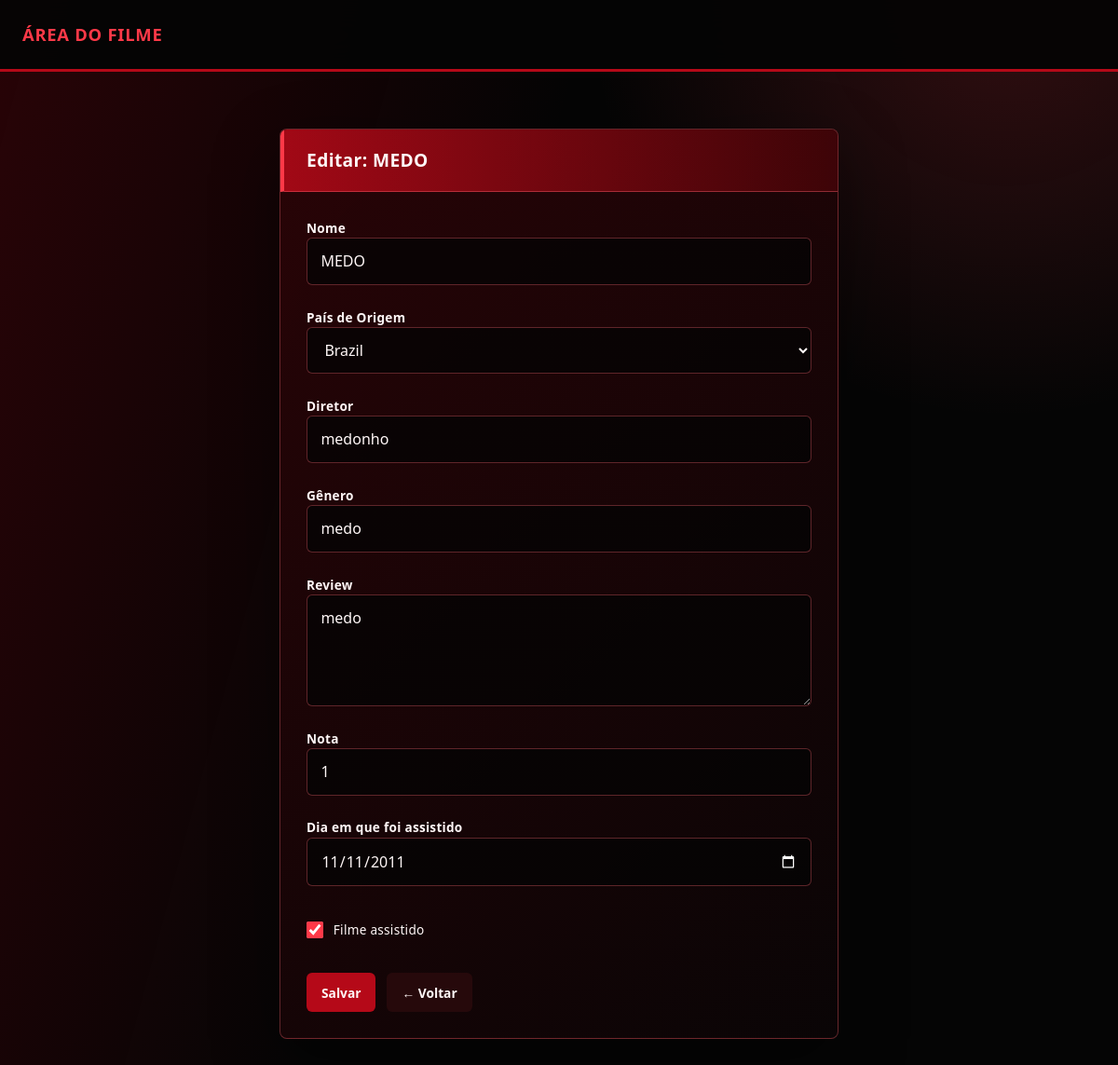
/filme/5/editar/, run on the app's committed database.
### filme/models.py (models this page shows, shortened)
class Filme(models.Model):
    nome = models.CharField(max_length=100)
    review = models.TextField(blank=True)
    nota = models.PositiveSmallIntegerField(
        null=True,
        blank=True,
        validators=[MinValueValidator(1), MaxValueValidator(5)],
    )
    data_assistido = models.DateField(null=True, blank=True)
    assistido = models.BooleanField(default=False)

class FilmeDiretor(models.Model):
    filme = models.OneToOneField(Filme, on_delete=models.CASCADE, related_name='dados_diretor', null=True, blank=True)
    diretor = models.CharField(max_length=100, default='')

class FilmeGenero(models.Model):
    filme = models.OneToOneField(Filme, on_delete=models.CASCADE, related_name='dados_genero', null=True, blank=True)
    genero = models.CharField(max_length=100, default='')

### filme/views.py (the view, shortened to what this page needs)
# urls.py: path('<int:pk>/editar/', views.editar_filme, name='editar_filme'),
def editar_filme(request, pk):
    filme = get_object_or_404(Filme, pk=pk)
    paises = FilmePais._meta.get_field('pais_origem').choices
    return render(request, 'aluno/form_filme.html', {
        'filme': filme,
        'titulo': f'Editar: {filme.nome}',
        'paises': paises,
    })

### filme/templates/aluno/form_filme.html (shortened to what this page needs)
{% load static %}
<!DOCTYPE html>
<html lang="pt-br">
<head>
    <link rel="stylesheet" href="{% static 'filme/css/style.css' %}">
</head>
<body class="bg-light">
    <nav class="navbar navbar-dark bg-dark mb-4">
        <div class="container">
            <span class="navbar-brand mb-0 h1">Área do Filme</span>
        </div>
    </nav>
    <main class="container pb-5" style="max-width: 600px;">
        <div class="card shadow-sm">
            <div class="card-header bg-primary text-white">
                <h1 class="h5 mb-0">{{ titulo }}</h1>
            </div>
            <div class="card-body">
                <form method="post">
                    <div class="mb-3">
                        <label class="form-label fw-semibold">Nome</label>
                        <input type="text" name="nome" class="form-control"
                               value="{{ filme.nome|default:'' }}"
                               placeholder="Nome completo" required>
                    </div>
                    <div class="mb-3">
                        <label class="form-label fw-semibold">País de Origem</label>
                        <select name="pais_origem" class="form-select" required>
                            {% for codigo, pais in paises %}
                            <option value="{{ codigo }}" {% if filme.dados_pais.pais_origem == codigo %}selected{% endif %}>{{ pais }}</option>
                            {% endfor %}
                        </select>
                    </div>
                    <div class="mb-3">
                        <label class="form-label fw-semibold">Diretor</label>
                        <input type="text" name="diretor" class="form-control"
                               value="{{ filme.dados_diretor.diretor|default:'' }}"
                               placeholder="Nome do diretor" required>
                    </div>
                    <div class="mb-3">
                        <label class="form-label fw-semibold">Gênero</label>
                        <input type="text" name="genero" class="form-control"
                               value="{{ filme.dados_genero.genero|default:'' }}"
                               placeholder="Ex.: drama, comédia" required>
                    </div>
                    <div class="mb-3">
                        <label class="form-label fw-semibold">Review</label>
                        <textarea name="review" class="form-control" rows="3"
                                  placeholder="Escreva uma breve review...">{{ filme.review|default:'' }}</textarea>
                    </div>
                    <div class="mb-3">
                        <label class="form-label fw-semibold">Nota</label>
                        <input type="number" name="nota" class="form-control"
                               value="{{ filme.nota|default:'' }}" min="1" max="5">
                    </div>
                    <div class="mb-3">
                        <label class="form-label fw-semibold">Dia em que foi assistido</label>
                        <input type="date" name="data_assistido" class="form-control"
                               value="{{ filme.data_assistido|date:'Y-m-d' }}">
                    </div>
                    <div class="form-check mb-3">
                        <input type="checkbox" name="assistido" class="form-check-input" id="assistido"
                               {% if filme.assistido %}checked{% endif %}>
                        <label class="form-check-label" for="assistido">Filme assistido</label>
                    </div>
                    <div class="d-flex gap-2">
                        <button type="submit" class="btn btn-primary">Salvar</button>
                        <a href="{% url 'filme' %}" class="btn btn-secondary">← Voltar</a>
                    </div>
                </form>
            </div>
        </div>
    </main>
</body>
</html>

### filme/static/filme/css/style.css (style rules this page uses)
:root { --bg: #050505; --soft: #0e090a; --panel: #160304; --raised: #26090b; --line: rgba(255, 255, 255, .12); --line-red: rgba(255, 100, 112, .35); --text: #fff7f7; --muted: #bfaeb0; --red: #ff3948; --red-dark: #b50918; }
* { box-sizing: border-box; }
html { min-width: 320px; background: var(--bg); }
body, body.bg-light { min-height: 100vh; margin: 0; color: var(--text); background: linear-gradient(105deg, rgba(115, 0, 10, .32), transparent 42%), radial-gradient(circle at 90% 0%, rgba(255, 57, 72, .18), transparent 28rem), var(--bg) !important; font-family: 'Trebuchet MS', 'Segoe UI', sans-serif; line-height: 1.55; }
a { color: inherit; }
.container { width: min(1180px, calc(100% - 3rem)); margin: 0 auto; }
.navbar, .navbar.bg-dark { margin-bottom: 0 !important; background: rgba(5, 5, 5, .95) !important; border-bottom: 3px solid var(--red-dark); backdrop-filter: blur(18px); }
.navbar .container { display: flex; align-items: center; min-height: 74px; }
.navbar-brand { display: inline-flex; align-items: center; gap: .65rem; color: var(--red) !important; font-size: 1.15rem; font-weight: 800; letter-spacing: .04em; text-decoration: none; text-transform: uppercase; }
.navbar-brand:first-letter { color: #fff; }
main.container { padding-top: 3.8rem; padding-bottom: 5rem; }
h1, h2, h3, p { margin-top: 0; }
h1, h2, h3 { color: var(--text); letter-spacing: .02em; }
.h5 { margin-bottom: 0; font-size: 1.2rem; line-height: 1.2; }
.fw-semibold { font-weight: 600; }
.text-white { color: #fff !important; }
.d-flex { display: flex; }
.gap-2 { gap: .75rem; }
.mb-0 { margin-bottom: 0; }
.mb-3 { margin-bottom: 1.35rem; }
.mb-4 { margin-bottom: 2rem; }
.pb-5 { padding-bottom: 5rem; }
.card, .table-responsive { overflow: hidden; background: linear-gradient(135deg, rgba(42, 4, 7, .94), rgba(10, 5, 6, .96)); border: 1px solid var(--line-red) !important; border-radius: 8px; box-shadow: 0 24px 70px rgba(0, 0, 0, .42) !important; }
.card-header { padding: 1.35rem 1.5rem; background: linear-gradient(90deg, rgba(181, 9, 24, .86), rgba(72, 4, 8, .75)) !important; border-bottom: 1px solid rgba(255, 100, 112, .42); border-left: 4px solid var(--red); }
.card-body { padding: 1.75rem; }
form { display: grid; gap: .15rem; }
.form-label, .form-check-label { display: block; color: var(--text); font-size: .85rem; letter-spacing: .02em; }
.form-control, .form-select { display: block; width: 100%; min-height: 48px; padding: .75rem .9rem; color: var(--text); background: rgba(5, 5, 5, .78); border: 1px solid var(--line-red); border-radius: 6px; outline: none; font: inherit; color-scheme: dark; transition: border-color .2s ease, box-shadow .2s ease, background .2s ease; }
textarea.form-control { min-height: 120px; resize: vertical; }
.form-control::placeholder { color: #806c70; }
.form-check { display: flex; align-items: center; gap: .65rem; padding: .75rem 0; }
.form-check-input { width: 1.15rem; height: 1.15rem; margin: 0; accent-color: var(--red); }
.btn { display: inline-flex; align-items: center; justify-content: center; min-height: 42px; padding: .65rem 1rem; border: 0; border-radius: 6px; color: var(--text) !important; font: 700 .86rem 'Trebuchet MS', 'Segoe UI', sans-serif; text-decoration: none; cursor: pointer; outline: none; transition: transform .2s ease, background .2s ease; }
.btn-primary, .btn-danger { background: var(--red-dark) !important; }
.btn-secondary { background: var(--raised) !important; }

### data on the page
Filme: nome "MEDO", pais_origem "Brazil", diretor "medonho", genero "medo", review "medo", nota "1", data_assistido "11/11/2011", assistido "☑"

### other printed values
{{ titulo }} "Editar: MEDO"
